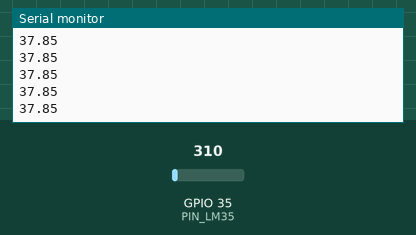
The sketch below on a simulated ESP32. Shown: the last lines printed to the serial monitor. The test bench sets the inputs (shaded band); at power-on: GPIO 35 (PIN_LM35) = 310.

Above: at 1.2 s.
1.3 s: GPIO 35 (PIN_LM35) set to 372
At 1.32 s:
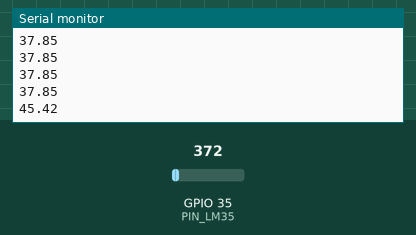
2.8 s: GPIO 35 (PIN_LM35) set to 434
At 2.82 s:
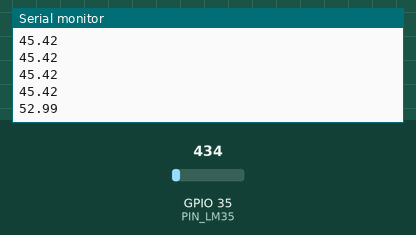
Timing chart, 0 to 5.8 s (numbered marks = the images above; inputs shaded):
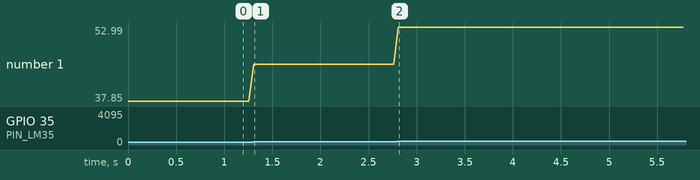

Measured:
- after the input at 1.3 s, the serial monitor: prints a new line at once (image 1)
- after the input at 2.8 s, the serial monitor: prints a new line at once (image 2)
- plotted number 1: 37.85 → 45.42 after the input at 1.3 s, 45.42 → 52.99 after the input at 2.8 s

The sketch:

Lm_temp__v2.ino
```cpp
// tomamos una variable global para conectar el pin.
// const int pinLDR = 34; no good

#define PIN_LDR 34// la mejor forma de hacerlo
#define PIN_LM35 35

void setup() {

  Serial.begin(9600); // inicializamos la comu seria desde el ESP32 hacia la computadora a través del cable USB; 9600 bites/s
}

void loop() {

  //Serial.println(analogRead(PIN_LDR));
  //delay(100);

  // 5000/(10*4095) = 0.1221
  // IMPRIMIR LA TEMP EN CENTIGRADOS

  Serial.println(analogRead(PIN_LM35)*0.1221);
  delay(50);
}
```
